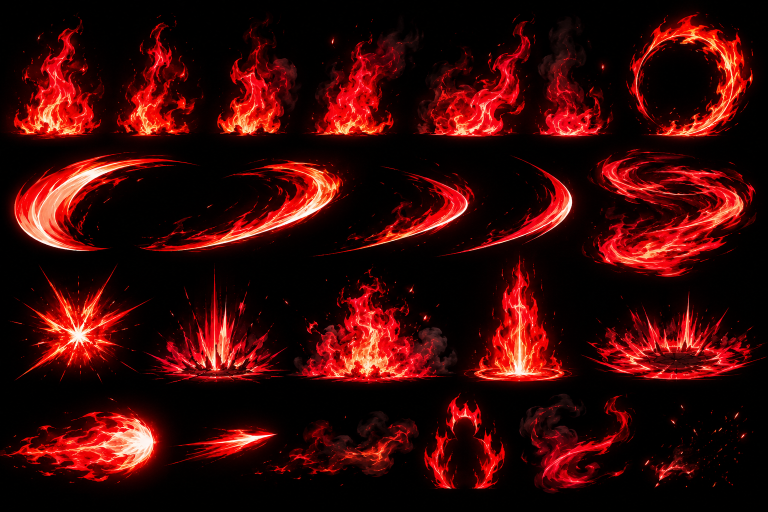
#> input picture assets/vfx/fire/_source/owner_red_flame_sheet.png, 1536 x 1024 px, found by its file name (shown at 1/2 size)
$ python cut_fire_sheet.py
#> lines starting #> are read from the running program, lines starting #| are printed output that depends on the picture
#!/usr/bin/env python3
"""Cuts the owner's red flame sheet (assets/vfx/fire/_source/
owner_red_flame_sheet.png, supplied 2026-11-24) into the fire textures the
game uses (D-101): a 6-frame flame flipbook (the six flames of the top row,
each on its own bottom-aligned 256 px cell), the fireball, streak, burst,
sparks, pillar and ring, plus a soft ember dot. Alpha comes from brightness
(the sheet is on black; the game also draws them additively).

    python3 tools/art/cut_fire_sheet.py [sheet.png] [out_dir]

Needs numpy, scipy and Pillow."""
import sys
import numpy as np
from PIL import Image
from scipy import ndimage

SRC = sys.argv[1] if len(sys.argv) > 1 else "assets/vfx/fire/_source/owner_red_flame_sheet.png"
OUT = (sys.argv[2] if len(sys.argv) > 2 else "assets/vfx/fire") + "/"

im = np.array(Image.open(SRC).convert("RGB")).astype(float)
lum = im.max(2)
lab, _ = ndimage.label(ndimage.binary_dilation(lum > 40, iterations=12))
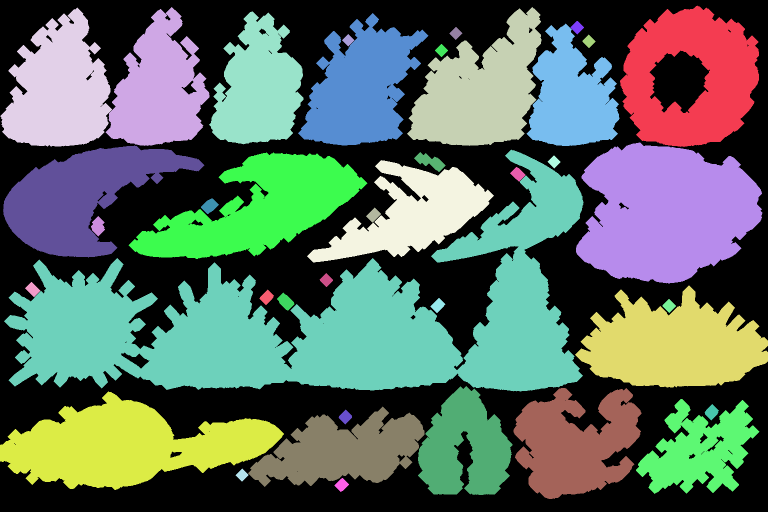
#> lab: shape (1024, 1536) int32 (shown at 1/2 size); 40 distinct labels, from 0 to 39; one colour per label, 0 black


def cut(y0, x0, y1, x1, keep_brightest=False):
    sub = im[y0:y1, x0:x1].copy()
    if keep_brightest:                      # only the effect the box is about, not a neighbour's edge
        yy, xx = np.unravel_index(np.argmax(lum[y0:y1, x0:x1]), (y1 - y0, x1 - x0))
        sub *= (lab[y0:y1, x0:x1] == lab[y0 + yy, x0 + xx])[..., None]
    return sub


def fit(sub, size=256, anchor="bottom", pad=6):
    h, w = sub.shape[:2]
    s = min((size - 2 * pad) / w, (size - 2 * pad) / h)
    img = Image.fromarray(sub.clip(0, 255).astype(np.uint8)).resize((max(1, int(w * s)), max(1, int(h * s))), Image.LANCZOS)
    cell = Image.new("RGB", (size, size))
    y = size - pad - img.height if anchor == "bottom" else (size - img.height) // 2
    cell.paste(img, ((size - img.width) // 2, y))
    return cell


def rgba(cell, gain=1.3):
    a = np.array(cell).astype(float)
    return Image.fromarray(np.dstack([a, (a.max(2) / 255 * gain).clip(0, 1) * 255]).astype(np.uint8), "RGBA")


# the six flames of the top row (pixel boxes found by connected components)
flames = [(15, 1, 293, 224, True), (14, 211, 292, 419, True), (23, 418, 289, 607, True),
          (26, 596, 291, 857, True), (14, 814, 292, 1083, True), (47, 1075, 292, 1236, False)]
atlas = Image.new("RGBA", (256 * 6, 256))
#> atlas: PIL image 1536x256 RGBA; every value is 0
for i, (y0, x0, y1, x1, k) in enumerate(flames):
    atlas.paste(rgba(fit(cut(y0, x0, y1, x1, k))), (i * 256, 0))
#> this loop made 6 passes
#> (yy in cut, xx in cut, h in fit, w in fit, s in fit) on passes 1 to 5: (60, 76, 278, 223, 0.878), (56, 106, 278, 208, 0.878), (113, 86, 266, 189, 0.917), (55, 69, 265, 261, 0.921), (61, 238, 278, 269, 0.878)
#> (h in fit, w in fit, s in fit) on pass 6: (245, 161, 0.996)
#> pass 1, in fit, `img = Image.fromarray(sub.clip(0, 255).astype(np.uint8)).resize((max(1..`:
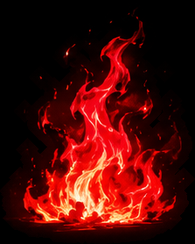
#> img: PIL image 195x244 RGB; mean R, G, B 72.4, 10.6, 7.5
#> after the loop:
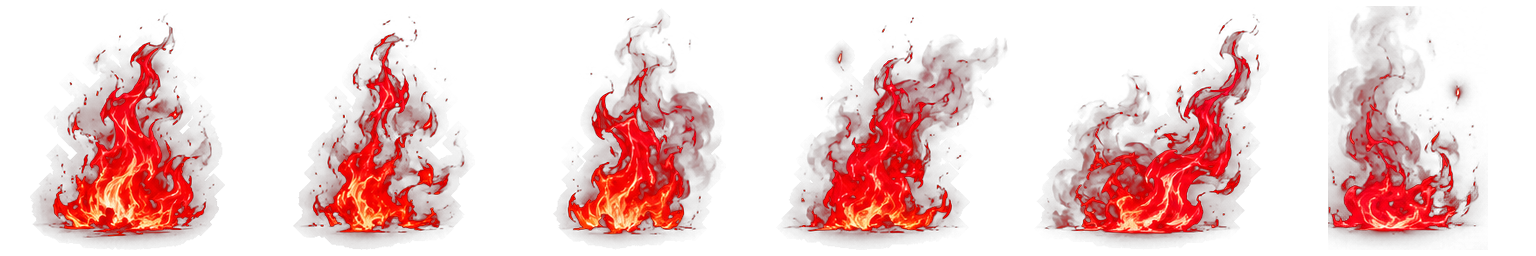
#> atlas: PIL image 1536x256 RGBA; mean R, G, B, A 43.6, 5.1, 4.3, 50.3; transparent parts drawn white
atlas.save(OUT + "flame_flipbook.png")
fb = cut(783, 0, 980, 335)
fb[:, :8] = 0
#> fb: shape (197, 335, 3) float64; mean R, G, B 88.3, 21.8, 17.9
rgba(fit(fb, anchor="center", pad=4), 1.2).save(OUT + "fireball.png")
rgba(fit(cut(830, 330, 940, 570), anchor="center", pad=4)).save(OUT + "streak.png")
rgba(fit(cut(520, 10, 775, 300), anchor="center", pad=4)).save(OUT + "burst.png")
rgba(fit(cut(798, 1272, 988, 1519), anchor="center", pad=4), 1.6).save(OUT + "sparks.png")
rgba(fit(cut(505, 935, 770, 1145), pad=4)).save(OUT + "pillar.png")
#> in cut (call 11), `sub = im[y0:y1, x0:x1].copy()`:
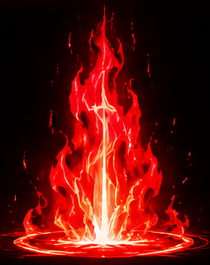
#> sub: shape (265, 210, 3) float64; mean R, G, B 94.7, 17.2, 12.6
rgba(fit(cut(11, 1240, 294, 1518), anchor="center", pad=4)).save(OUT + "ring.png")
#> in cut (call 12), `sub = im[y0:y1, x0:x1].copy()`:
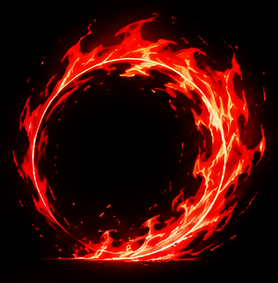
#> sub: shape (283, 278, 3) float64; mean R, G, B 63.4, 11.3, 6.3
y, x = np.mgrid[0:64, 0:64]
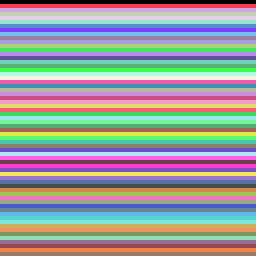
#> y: shape (64, 64) int64 (shown 4 times larger); 64 distinct labels, from 0 to 63; one colour per label, 0 black
a = np.clip(1 - np.sqrt((x - 31.5) ** 2 + (y - 31.5) ** 2) / 31.5, 0, 1) ** 2
#> a: shape (64, 64) float64
Image.fromarray(np.dstack([np.full((64, 64), 255), 140 * a ** 0.5, 60 * a, a * 255]).astype(np.uint8), "RGBA").save(OUT + "ember.png")
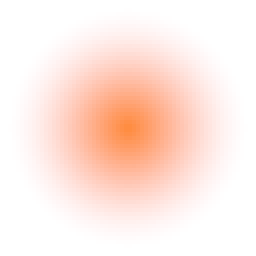
#> saved as ember.png: PIL image 64x64 RGBA (shown 4 times larger); mean R, G, B, A 255, 35.1, 7.3, 32; transparent parts drawn white
print("fire textures in", OUT)
